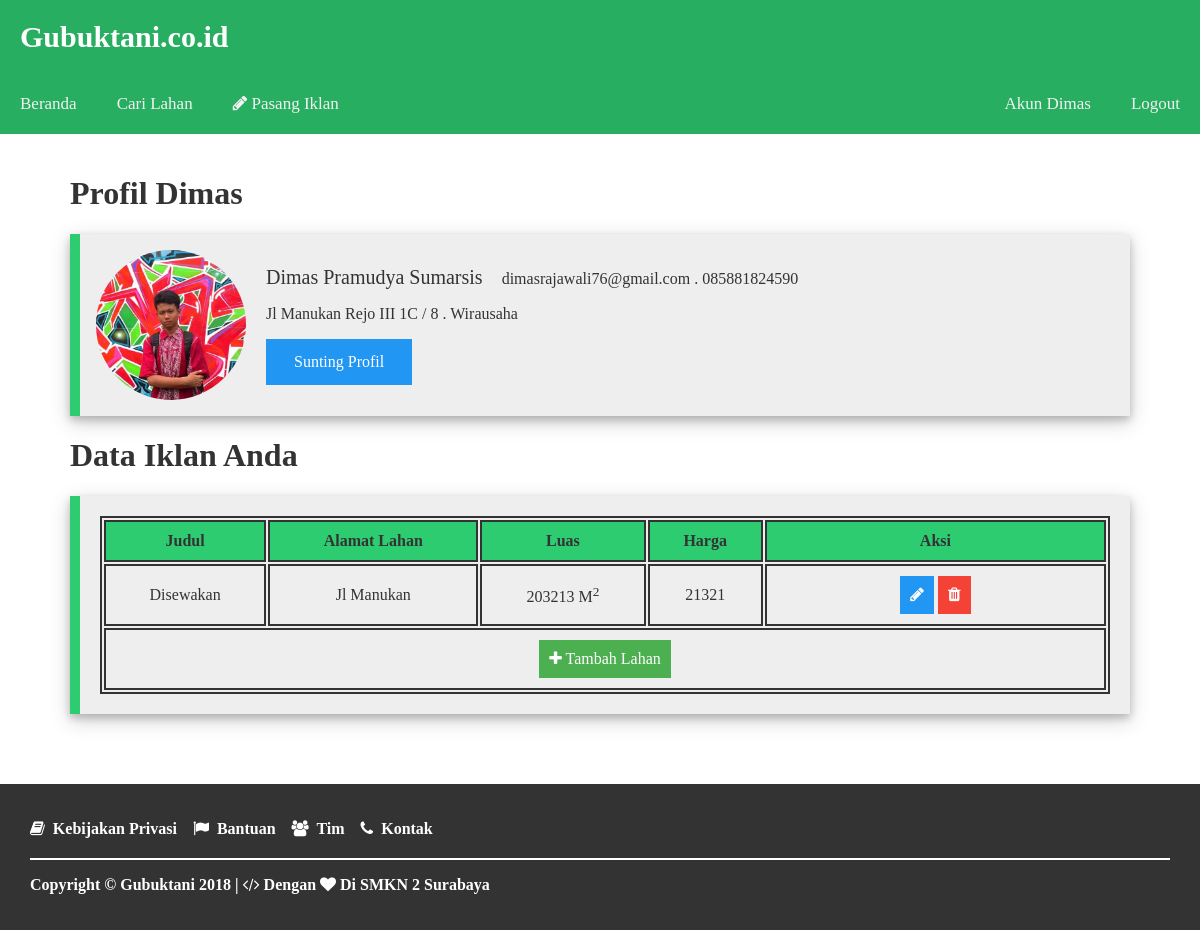
Before: /ui/akun.php (signed in) with the older database file.
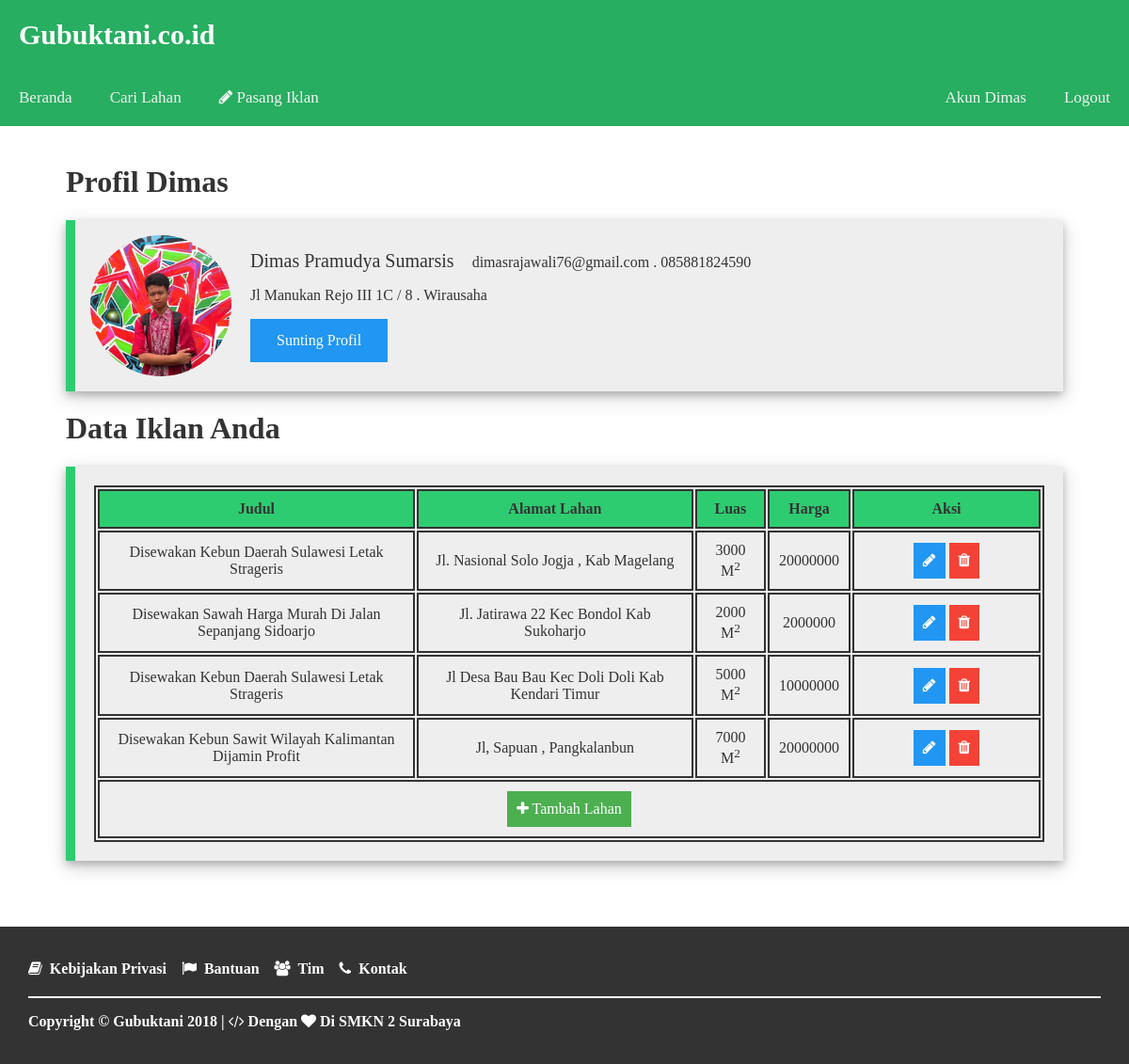
After: the same page with the newer database file.
### tables this page shows
CREATE TABLE `tb_lahan` (
  `id_lahan` int(11) NOT NULL,
  `id_user` int(11) NOT NULL,
  `id_kategori` int(11) NOT NULL,
  `judul` varchar(100) NOT NULL,
  `alamat_lahan` varchar(100) NOT NULL,
  `luas` varchar(7) NOT NULL,
  `sertifikasi` varchar(60) NOT NULL,
  `deskripsi` text NOT NULL,
  `harga` int(11) NOT NULL,
  `kurun_sewa` varchar(10) NOT NULL,
  `status` varchar(20) NOT NULL,
  `fasilitas_irigasi` varchar(60) NOT NULL,
  `fasilitas_tanah` varchar(60) NOT NULL,
  `fasilitas_jalan` varchar(60) NOT NULL,
  `fasilitas_pemandangan` varchar(60) NOT NULL,
  `foto_lahan` varchar(255) NOT NULL,
  `fieldCreate_at` varchar(100) DEFAULT NULL,
  `fieldUpdate_at` varchar(100) DEFAULT NULL
);

### ui/User.php (called while the page is built, shortened)
<?php
    class User
    {
        private $db;
        function __construct($db_conn)
        {
            $this->db = $db_conn;
        }
        public function isLoggedIn(){
            if(isset($_SESSION['user_session']))
            {
                return true;
            }
        }
        public function getUser(){
            try {
                $query = $this->db->prepare("SELECT * FROM tb_user WHERE id_user = :id_user");
                $query->bindParam(":id_user", $_SESSION['user_session']);
                $query->execute();
                return $query->fetch();
            } catch (PDOException $e) {
                echo $e->getMessage();
                return false;
            }
        }
    }
?>

### ui/akun.php (the view, shortened to what this page needs)
<?php
    require_once "db.php";
    require_once "User.php";
    $user = new User($db);
    $currentUser = $user->getUser();
    $query = $db->prepare("SELECT * FROM tb_user WHERE id_user = $currentUser[id_user] ");
    $query->execute();
    $data = $query->fetch();
    $currentUser = $user->getUser();
 ?>
<!DOCTYPE html>
<html>
<head>
	<link rel="stylesheet" type="text/css" href="css/style.css">
  <link rel="stylesheet" type="text/css" href="css/font-awesome.min.css">
</head>
<body onscroll="myFunction()">
<div class="header">
  <h1>Gubuktani.co.id</h1>
</div>
<?php include "template/header.php"; ?>
<div class="content content-akun">
  <h1>Profil <?php echo $currentUser['nama_depan'] ?></h1>
  <div class="container-akun">
    <img src="images/<?php echo $data['foto'] ?>" alt="Avatar" style="width:150px; height:150px;">
    <p><span><?php echo $data['nama_depan'] . '&nbsp;' . $data['nama_belakang']?></span> <?php echo $data['email'] ?> . <?php echo $data['telepon'] ?></p>
    <p><?php echo $data['alamat'] ?> . <?php echo $data['profesi'] ?></p>
    <a href="akunEdit.php?id_user=<?php echo $currentUser['id_user'] ?>" class="btn info">Sunting Profil</a>
  </div>
    <h1>Data Iklan Anda</h1>
    <div class="container-data">
        <table class="akun-table">
          <tr>
            <th>Judul</th>
            <th>Alamat Lahan</th>
            <th>Luas</th>
            <th>Harga</th>
            <th class="aksi">Aksi</th>
          </tr>
          <?php
            $fieldSql = "SELECT * FROM tb_lahan INNER JOIN tb_user ON tb_lahan.id_user=tb_user.id_user ORDER BY fieldCreate_at DESC";
            $fieldQuery = $db->prepare($fieldSql);
            $fieldQuery->execute();
            $fields = $fieldQuery->fetchAll();
           ?>
           <?php
           foreach ($fields as $field) {
           if($field['id_user'] == $currentUser['id_user']){
           ?>
          <tr>
            <td><?php echo $field['judul']; ?></td>
            <td><?php echo $field['alamat_lahan']; ?></td>
            <td><?php echo $field['luas']; ?> M<sup>2</sup></td>
            <td><?php echo $field['harga']; ?></td>
            <td class="aksi">
              <a href="fieldEdit.php?id_lahan=<?php echo $field['id_lahan']?>" class="btn info" title="perbarui iklan"><i class="fa fa-pencil"></i></a>
              <a href="fieldProses.php?id_lahan=<?php echo $field['id_lahan']; ?>" class="btn danger" title="hapus iklan"><i class="fa fa-trash"></i></a>
            </td>
          </tr>
          <?php   } ?>
          <?php } ?>
          <tr>
            <td colspan="5">
              <a href="fieldAdd.php" class="btn success"><i class="fa fa-plus"></i> Tambah Lahan</a>
            </td>
          </tr>
        </table>
    </div>
</div>
<?php include "template/footer.php"; ?>
</body>
</html>

Changed rows visible on the page:
removed tb_lahan: judul "Disewakan", alamat_lahan "Jl Manukan", luas "203213", harga "21321"
added tb_lahan: judul "Disewakan Kebun Daerah Sulawesi Letak Strageris", alamat_lahan "Jl. Nasional Solo Jogja , Kab Magelang", luas "3000", harga "20000000"
added tb_lahan: judul "Disewakan Sawah Harga Murah Di Jalan Sepanjang Sidoarjo", alamat_lahan "Jl. Jatirawa 22 Kec Bondol Kab Sukoharjo", luas "2000", harga "2000000"
added tb_lahan: judul "Disewakan Kebun Daerah Sulawesi Letak Strageris", alamat_lahan "Jl Desa Bau Bau Kec Doli Doli Kab Kendari Timur", luas "5000", harga "10000000"
added tb_lahan: judul "Disewakan Kebun Sawit Wilayah Kalimantan Dijamin Profit", alamat_lahan "Jl, Sapuan , Pangkalanbun", luas "7000", harga "20000000"
